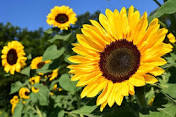
#> input picture download.jpg, 176 x 117 px
$ python Main_3.py
#> lines starting #> are read from the running program, lines starting #| are printed output that depends on the picture
import cv2
import numpy as np
from matplotlib import pyplot as plt

img = cv2.imread("download.jpg")
#> img is the input picture: shape (117, 176, 3); mean B, G, R 52, 120.5, 124.4
plt.imshow(cv2.cvtColor(img,cv2.COLOR_BGR2RGB))
plt.imshow(cv2.cvtColor(img,cv2.COLOR_BGR2RGB))

plt.title("New window")
plt.show()
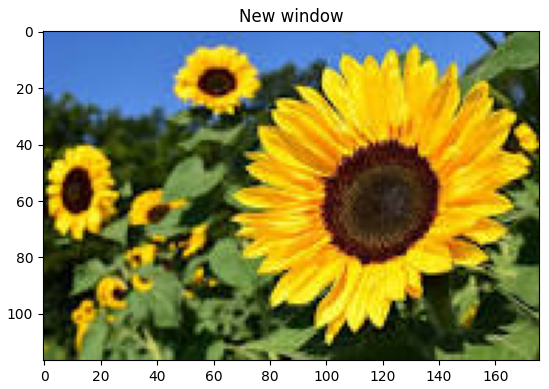
#> figure drawn by matplotlib, 1 panel
